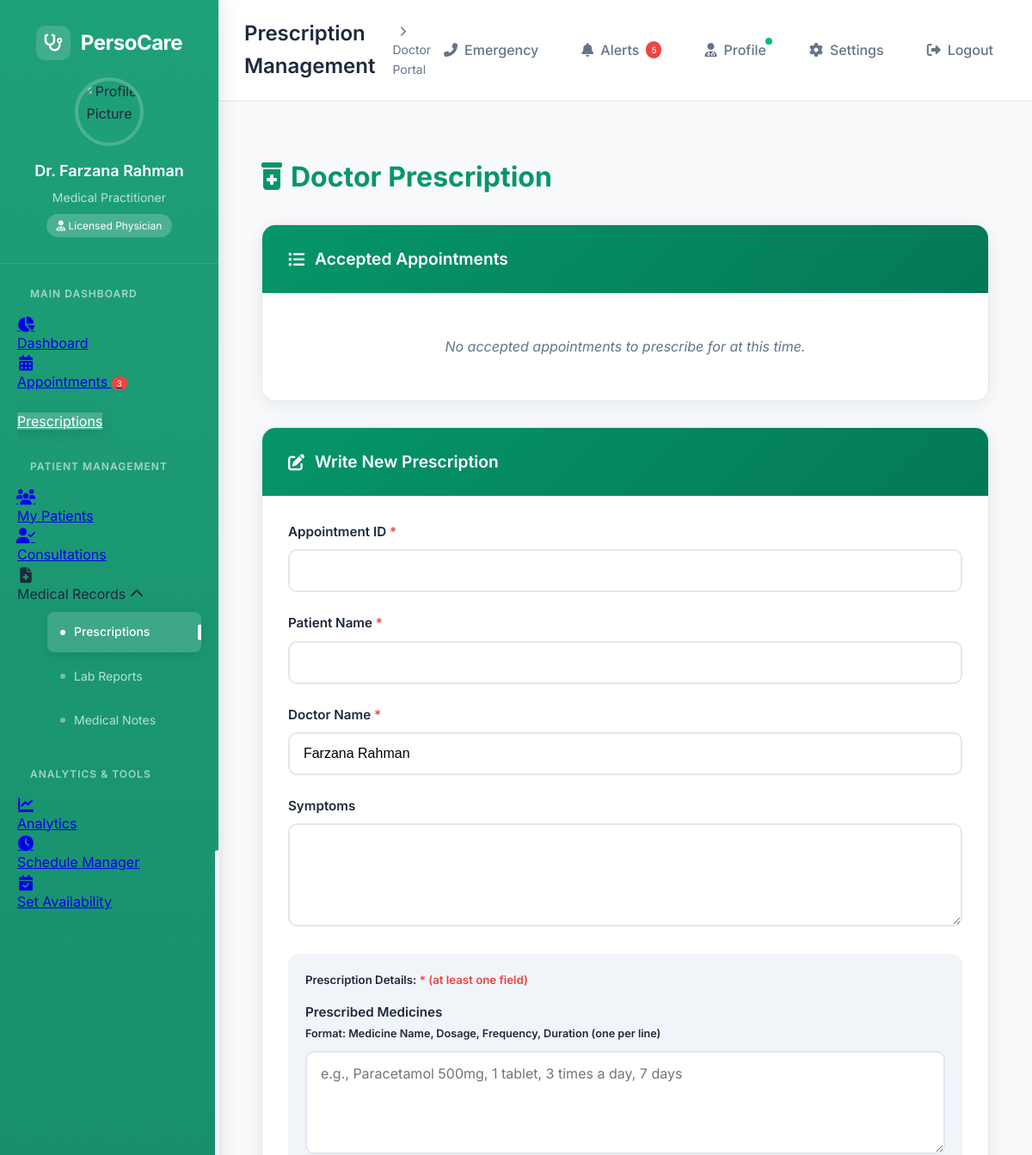
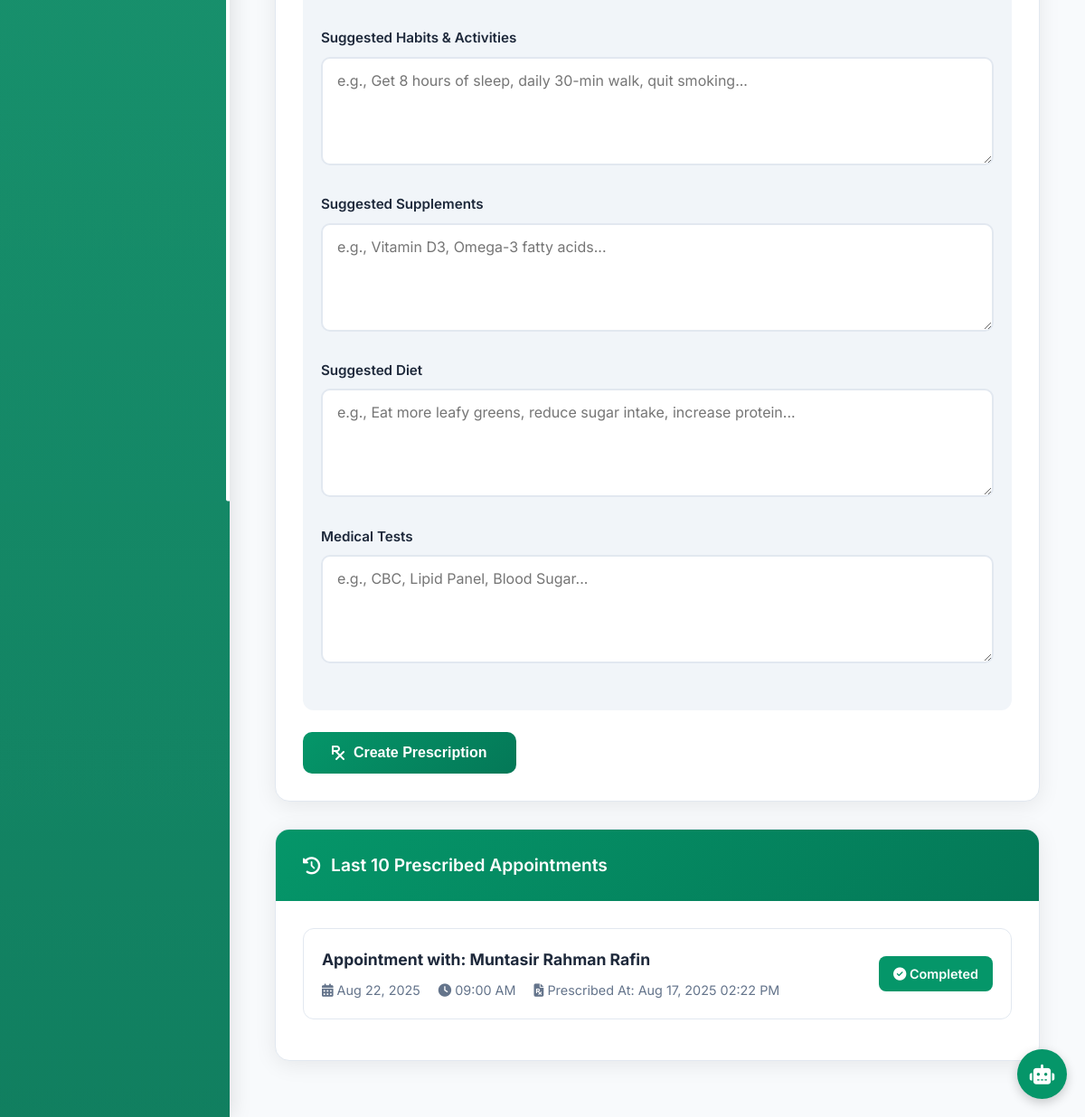
Page /Doctor/doctor_home.php?page=prescribe (signed in) on the committed database (2 pictures, top to bottom).
### tables this page shows
CREATE TABLE `users` (
  `id` int(11) NOT NULL,
  `name` varchar(100) NOT NULL,
  `email` varchar(100) NOT NULL,
  `phone` varchar(20) NOT NULL,
  `dob` date NOT NULL,
  `gender` enum('Male','Female') NOT NULL,
  `address` text NOT NULL,
  `role` enum('admin','patient','doctor','nutritionist','trainer') NOT NULL,
  `username` varchar(50) NOT NULL,
  `password` varchar(255) NOT NULL,
  `created_at` timestamp NOT NULL DEFAULT current_timestamp()
);

CREATE TABLE `appointments` (
  `id` int(11) NOT NULL,
  `patient_id` int(11) NOT NULL,
  `doctor_id` int(11) NOT NULL,
  `appointment_date` date NOT NULL,
  `appointment_time` time NOT NULL,
  `symptoms` text DEFAULT NULL,
  `appointment_status` enum('made','accepted','rejected','prescribed') DEFAULT 'made',
  `created_at` timestamp NOT NULL DEFAULT current_timestamp()
);

CREATE TABLE `prescriptions` (
  `id` int(11) NOT NULL,
  `appointment_id` int(11) NOT NULL,
  `prescribed_at` timestamp NOT NULL DEFAULT current_timestamp()
);

### Doctor/doctor_prescribe.php (the view, shortened to what this page needs)
<?php
require_once '../dbPC.php';
$doctor_id = $_SESSION['user_id'];
$appointments = [];
try {
    $appointments_query = "
        SELECT a.id, a.patient_id, a.doctor_id, a.appointment_date, a.appointment_time, a.symptoms,
               u.name as patient_name, u.phone as patient_phone
        FROM appointments a
        JOIN users u ON a.patient_id = u.id
        WHERE a.doctor_id = ? AND a.appointment_status = 'accepted'
        ORDER BY a.appointment_date DESC, a.appointment_time DESC
    ";
    $appointments_stmt = $conn->prepare($appointments_query);
    $appointments_stmt->execute([$doctor_id]);
    $appointments = $appointments_stmt->fetchAll(PDO::FETCH_ASSOC);
} catch (PDOException $e) {
    $error = "Error fetching appointments: " . $e->getMessage();
}
$doctor_name = '';
try {
    $doctor_stmt = $conn->prepare("SELECT name FROM users WHERE id = ?");
    $doctor_stmt->execute([$doctor_id]);
    $doctor_result = $doctor_stmt->fetch(PDO::FETCH_ASSOC);
    $doctor_name = $doctor_result ? $doctor_result['name'] : 'Unknown Doctor';
} catch (PDOException $e) {
    $doctor_name = 'Unknown Doctor';
}
$prescribed_appointments = [];
try {
    $prescribed_query = "
        SELECT a.id, a.appointment_date, a.appointment_time,
               u.name as patient_name, p.prescribed_at
        FROM appointments a
        JOIN users u ON a.patient_id = u.id
        JOIN prescriptions p ON a.id = p.appointment_id
        WHERE a.doctor_id = ? AND a.appointment_status = 'prescribed'
        ORDER BY p.prescribed_at DESC
        LIMIT 10
    ";
    $prescribed_stmt = $conn->prepare($prescribed_query);
    $prescribed_stmt->execute([$doctor_id]);
    $prescribed_appointments = $prescribed_stmt->fetchAll(PDO::FETCH_ASSOC);
} catch (PDOException $e) {
}
?>
<!DOCTYPE html>
<html lang="en">
<head>
    <link rel="stylesheet" href="https://cdnjs.cloudflare.com/ajax/libs/font-awesome/6.4.0/css/all.min.css">
</head>
<body>
    <div class="prescribe-container">
        <header style="display: flex; justify-content: space-between; align-items: center; margin-bottom: 30px;">
            <h1 style="font-size: 2rem; color: #059669; display: flex; align-items: center; gap: 10px;">
                <i class="fas fa-prescription-bottle-alt"></i> Doctor Prescription
            </h1>
        </header>
        <div class="card">
            <div class="card-header">
                <i class="fas fa-list-ul"></i> Accepted Appointments
            </div>
            <div class="card-body">
                <?php if (!empty($appointments)) : ?>
                    <p style="margin-bottom: 20px; color: #64748b;">Select an appointment to write a prescription.</p>
                    <?php foreach ($appointments as $appointment) : ?>
                        <div class="appointment-item">
                            <div class="appointment-details">
                                <h4>Appointment with: <?php echo htmlspecialchars($appointment['patient_name']); ?></h4>
                                <div class="appointment-meta">
                                    <span><i class="fas fa-calendar-alt"></i> <?php echo htmlspecialchars(date('M d, Y', strtotime($appointment['appointment_date']))); ?></span>
                                    <span><i class="fas fa-clock"></i> <?php echo htmlspecialchars(date('h:i A', strtotime($appointment['appointment_time']))); ?></span>
                                    <span><i class="fas fa-phone-alt"></i> <?php echo htmlspecialchars($appointment['patient_phone']); ?></span>
                                </div>
                                <p style="margin-top: 10px; color: #475569;">Symptoms: <?php echo htmlspecialchars($appointment['symptoms']); ?></p>
                            </div>
                            <div class="action-button">
                                <a href="#prescription-form" class="btn btn-small"
                                   onclick="populateForm(
                                        <?php echo $appointment['id']; ?>,
                                        <?php echo $appointment['patient_id']; ?>,
                                        '<?php echo htmlspecialchars($appointment['patient_name'], ENT_QUOTES); ?>',
                                        '<?php echo htmlspecialchars($appointment['symptoms'], ENT_QUOTES); ?>'
                                   )">
                                   <i class="fas fa-plus"></i> Prescribe
                                </a>
                            </div>
                        </div>
                    <?php endforeach; ?>
                <?php else : ?>
                    <p class="no-appointments">No accepted appointments to prescribe for at this time.</p>
                <?php endif; ?>
            </div>
        </div>
        <div class="card" id="prescription-form">
            <div class="card-header">
                <i class="fas fa-edit"></i> Write New Prescription
            </div>
            <div class="card-body">
                <form action="doctor_prescribe.php" method="POST">
                    <div class="form-group">
                        <label for="appointment_id">Appointment ID <span class="required">*</span></label>
                        <input type="number" id="appointment_id" name="appointment_id" class="form-control" required readonly>
                    </div>
                    <div class="form-group">
                        <label for="patient_name">Patient Name <span class="required">*</span></label>
                        <input type="text" id="patient_name" name="patient_name" class="form-control" required readonly>
                    </div>
                    <div class="form-group">
                        <label for="doctor_name">Doctor Name <span class="required">*</span></label>
                        <input type="text" id="doctor_name" name="doctor_name" class="form-control" value="<?php echo htmlspecialchars($doctor_name); ?>" required readonly>
                    </div>
                    <div class="form-group">
                        <label for="symptoms">Symptoms</label>
                        <textarea id="symptoms" name="symptoms" class="form-control" readonly></textarea>
                    </div>
                    <div style="background-color: #f1f5f9; padding: 20px; border-radius: 12px; margin-bottom: 24px;">
                        <h5 style="font-weight: 600; margin-bottom: 15px; color: #1e293b;">Prescription Details: <span class="required">* (at least one field)</span></h5>
                        <div class="form-group">
                            <label for="prescribed_medicines">Prescribed Medicines <br><small>Format: Medicine Name, Dosage, Frequency, Duration (one per line)</small></label>
                            <textarea id="prescribed_medicines" name="prescribed_medicines" class="form-control" placeholder="e.g., Paracetamol 500mg, 1 tablet, 3 times a day, 7 days"></textarea>
                        </div>
                        <div class="form-group">
                            <label for="suggested_habits">Suggested Habits & Activities</label>
                            <textarea id="suggested_habits" name="suggested_habits" class="form-control" placeholder="e.g., Get 8 hours of sleep, daily 30-min walk, quit smoking..."></textarea>
                        </div>
                        <div class="form-group">
                            <label for="suggested_supplements">Suggested Supplements</label>
                            <textarea id="suggested_supplements" name="suggested_supplements" class="form-control" placeholder="e.g., Vitamin D3, Omega-3 fatty acids..."></textarea>
                        </div>
                        <div class="form-group">
                            <label for="suggested_diet">Suggested Diet</label>
                            <textarea id="suggested_diet" name="suggested_diet" class="form-control" placeholder="e.g., Eat more leafy greens, reduce sugar intake, increase protein..."></textarea>
                        </div>
                        <div class="form-group">
                            <label for="medical_tests">Medical Tests</label>
                            <textarea id="medical_tests" name="medical_tests" class="form-control" placeholder="e.g., CBC, Lipid Panel, Blood Sugar..."></textarea>
                        </div>
                    </div>
                    <button type="submit" name="submit_prescription" class="btn"><i class="fas fa-prescription"></i> Create Prescription</button>
                </form>
            </div>
        </div>
        <div class="card">
            <div class="card-header">
                <i class="fas fa-history"></i> Last 10 Prescribed Appointments
            </div>
            <div class="card-body">
                <?php if (!empty($prescribed_appointments)) : ?>
                    <?php foreach ($prescribed_appointments as $appointment) : ?>
                        <div class="appointment-item">
                            <div class="appointment-details">
                                <h4>Appointment with: <?php echo htmlspecialchars($appointment['patient_name']); ?></h4>
                                <div class="appointment-meta">
                                    <span><i class="fas fa-calendar-alt"></i> <?php echo htmlspecialchars(date('M d, Y', strtotime($appointment['appointment_date']))); ?></span>
                                    <span><i class="fas fa-clock"></i> <?php echo htmlspecialchars(date('h:i A', strtotime($appointment['appointment_time']))); ?></span>
                                    <span><i class="fas fa-file-prescription"></i> Prescribed At: <?php echo htmlspecialchars(date('M d, Y h:i A', strtotime($appointment['prescribed_at']))); ?></span>
                                </div>
                            </div>
                            <div class="action-button">
                                <span class="badge" style="background-color: #059669; color: white; padding: 8px 16px; border-radius: 8px; font-weight: 600; font-size: 0.9rem;">
                                    <i class="fas fa-check-circle"></i> Completed
                                </span>
                            </div>
                        </div>
                    <?php endforeach; ?>
                <?php else : ?>
                    <p class="no-appointments">No prescriptions have been completed yet.</p>
                <?php endif; ?>
            </div>
        </div>
    </div>
</body>
</html>

### Doctor/doctor_home.php (style rules this page uses)
* { margin: 0; padding: 0; box-sizing: border-box; }
body { font-family: 'Inter', sans-serif; display: flex; min-height: 100vh; background: #f8fafc; color: #1e293b; }

### Doctor/doctor_prescribe.php (style rules this page uses)
* { margin: 0; padding: 0; box-sizing: border-box; }
body { font-family: 'Inter', -apple-system, BlinkMacSystemFont, sans-serif; background: #f8fafc; color: #1e293b; line-height: 1.6; }
.prescribe-container { max-width: 1200px; margin: 2rem auto; padding: 0 20px; }
.card { background: white; border-radius: 16px; box-shadow: 0 4px 25px rgba(0,0,0,0.08); margin-bottom: 30px; overflow: hidden; border: 1px solid #e2e8f0; transition: all 0.3s ease; }
.card-header { background: linear-gradient(135deg, #059669 0%, #047857 100%); color: white; padding: 24px 30px; font-size: 1.2rem; font-weight: 600; display: flex; align-items: center; gap: 12px; }
.card-body { padding: 30px; }
.form-group { margin-bottom: 24px; }
.form-group label { display: block; font-weight: 600; margin-bottom: 8px; color: #1e293b; font-size: 0.95rem; }
.required { color: #ef4444; }
.form-control { width: 100%; padding: 14px 16px; border: 2px solid #e2e8f0; border-radius: 10px; font-size: 1rem; transition: all 0.3s ease; background: #fff; }
textarea.form-control { min-height: 120px; resize: vertical; font-family: inherit; }
.btn { background: linear-gradient(135deg, #059669 0%, #047857 100%); color: white; padding: 14px 32px; border: none; border-radius: 10px; font-weight: 600; font-size: 1rem; cursor: pointer; transition: all 0.3s ease; display: inline-flex; align-items: center; gap: 10px; text-decoration: none; }
.appointment-item { border: 1px solid #e2e8f0; border-radius: 12px; padding: 20px; margin-bottom: 15px; display: flex; justify-content: space-between; align-items: center; }
.appointment-details h4 { color: #1e293b; margin-bottom: 8px; font-size: 1.1rem; }
.appointment-meta { color: #64748b; font-size: 0.9rem; display: flex; gap: 20px; flex-wrap: wrap; }
.no-appointments { text-align: center; color: #64748b; font-style: italic; padding: 20px; }
.action-button { display: flex; gap: 10px; }

### rows in the picture
users: doctor_name "Farzana Rahman"
appointments: patient.name "Muntasir Rahman Rafin", appointment_date "Aug 22, 2025", appointment_time "09:00 AM", prescriptions.prescribed_at "Aug 17, 2025 02:22 PM"

### other values in the picture
$_SESSION['name'] "Farzana Rahman"
$page_titles[$page] "Prescription Management"
